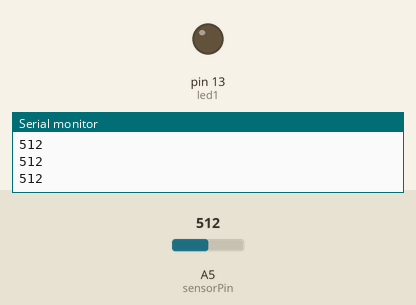
This sketch was run on a simulated Arduino Uno, built with avr-gcc and run on an emulated ATmega328P. Parts: output pins drawn as LEDs (lit = HIGH), the last lines printed to the serial monitor. The test bench sets the inputs (shaded band); at power-on: A5 (sensorPin) = 512.

Above: at 1.2 s.
1.3 s: A5 (sensorPin) set to 54
2.8 s: A5 (sensorPin) set to 43
At 4.1 s:
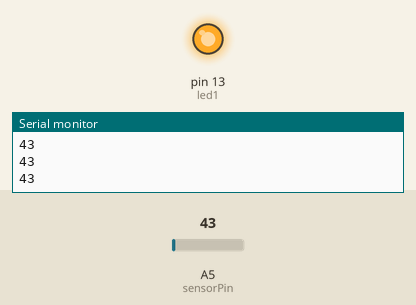
4.4 s: A5 (sensorPin) set to 122
At 5.7 s:
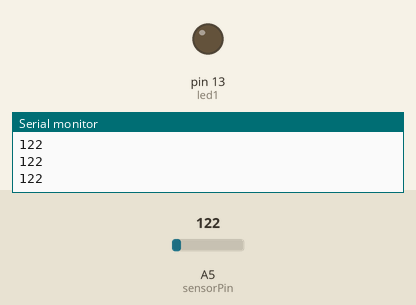
6.0 s: A5 (sensorPin) set to 0
At 6.7 s:
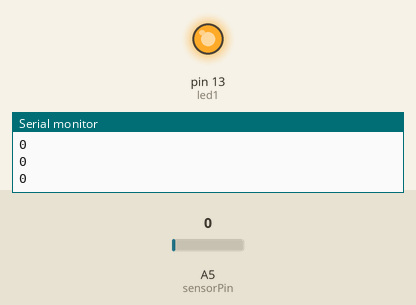
Timing chart, 0 to 8.6 s (numbered marks = the images above; inputs shaded):
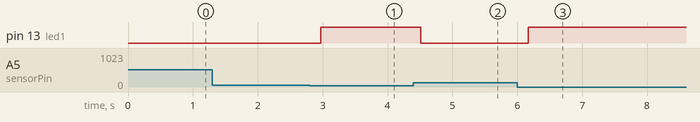

Measured:
- the behaviour switches between 49 and 48 on A5 (sensorPin) (found by bisection; images 0 and 1)
- after the input at 2.8 s, pin 13 (led1): LOW → HIGH after 0.17 s
- after the input at 4.4 s, pin 13 (led1): HIGH → LOW after 0.11 s
- after the input at 6.0 s, pin 13 (led1): LOW → HIGH after 0.17 s

The sketch:

SkinTerrainArduino.ino
```cpp
// Reads analogue sensor and writes value to the serial port

int sensorPin = A5; //sensor hooked up to analog pin 0
int val;
int led1 = 13;
//int led2 = 12;
//int led3 = 11;
//int led4 = 10;

void setup() {

  pinMode(led1,OUTPUT);
  //pinMode(led2,OUTPUT);
  //pinMode(led3,OUTPUT);
 // pinMode(led4,OUTPUT);

Serial.begin(9600); // Start serial communication at 9600 bps

}

void loop() {
val = analogRead(sensorPin); //read sensor and assign to variable called val
delay(100); // Wait 100 milliseconds
//Serial.write(val); //make sure is active when opening processing
Serial.println(val); //to check the values in serial monitor


  if (val < '1') { // If 0 received
    digitalWrite(led1, HIGH); // turn LEDs off
   // digitalWrite(led2, HIGH);
   // digitalWrite(led3, HIGH); // turn LEDs off
   // digitalWrite(led4, HIGH);
  }
  else if (val > '1') { // If 1 received
    digitalWrite(led1, LOW); // turn the LED at pin 1 on
   // digitalWrite(led2, LOW); // other LED off
    //digitalWrite(led3, LOW); // turn LEDs off
   // digitalWrite(led4, LOW);
  }

  delay(10); // Wait 10 milliseconds
}
```
